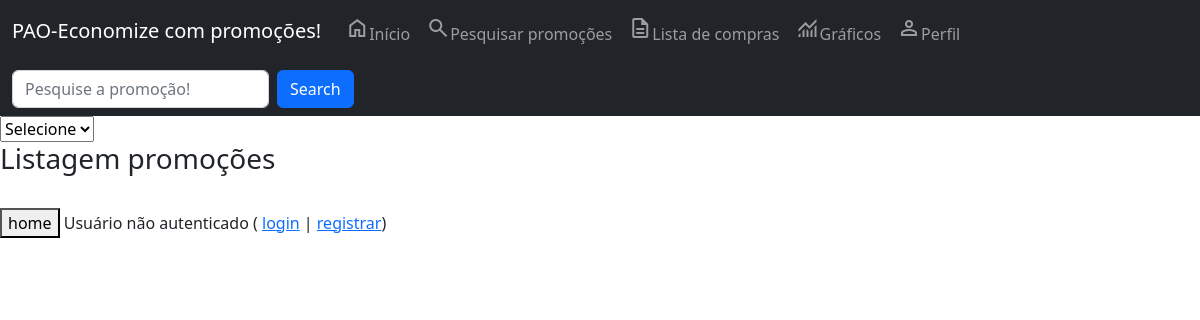
The page /listagem-promocoes/ on the database as committed earlier.
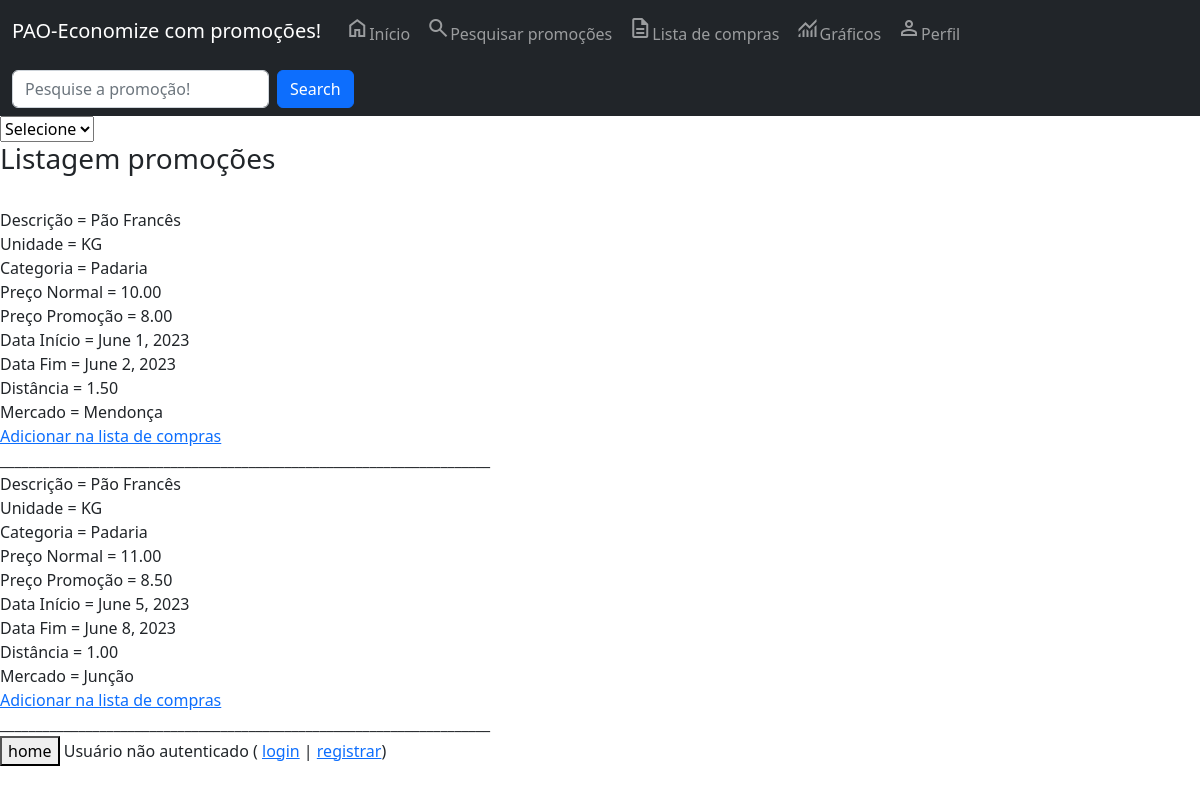
The same page on the database as committed later.
### core/models.py (models this page shows, shortened)
class Promocao(models.Model):
    descricao = models.CharField(max_length=150, blank=True, null=True, verbose_name='Descricao')
    unidade = models.CharField(max_length=20, blank=True, null=True, verbose_name='Unidade')
    categoria = models.CharField(max_length=100,choices=CATEGORIAS_CHOICES, blank=True, null=True, verbose_name='Categoria')
    preco_normal = models.DecimalField(max_digits=10, decimal_places=2, verbose_name='Preço normal')
    preco_promocao = models.DecimalField(max_digits=10, decimal_places=2, verbose_name='Preço')
    data_inicio = models.DateField(auto_now=False, verbose_name='Inicio')
    data_fim = models.DateField(auto_now=False, verbose_name='Fim')
    distancia = models.DecimalField(max_digits=10, decimal_places=2, verbose_name='Distância')
    mercado = models.ForeignKey(Mercado, on_delete=models.CASCADE, verbose_name='Mercado')
    class Meta:
        verbose_name_plural = 'Promoções'

class Mercado(models.Model):
    razao_social = models.CharField(max_length=100, verbose_name='Razão Social')
    cnpj = models.CharField(max_length=20, verbose_name='CNPJ')
    endereco = models.OneToOneField(Endereco, blank=True, null=True, on_delete=models.CASCADE, verbose_name='Endereço')
    class Meta:
        verbose_name_plural = 'Mercado'

### core/views.py (the view)
# urls.py: path('listagem-promocoes/', listar_promocoes, name='url_listagem_promocoes'),
def listar_promocoes(request):
    if request.POST and request.POST['input_promocao']:
        dados = Promocao.objects.filter(descricao__contains=request.POST['input_promocao'])
    else:
        dados = Promocao.objects.all()
    contexto = {'dados': dados}
    return render(request, 'core/listagem_promocoes.html', contexto)

### core/templates/core/listagem_promocoes.html (shortened to what this page needs)
{% extends 'base.html' %}
{% load static %}
{% block main %}
<nav class="navbar navbar-expand-sm navbar-dark bg-dark">
    <div class="container-fluid">
        <div class="" id="mynavbar" >
            <form class="d-flex" method="post">
                <input class="form-control me-2" name="input_promocao" type="text" placeholder="Pesquise a promoção!">
                <button class="btn btn-primary" type="submit" >Search</button>
            </form>
        </div>
    </div>
</nav>
<select name="select_categoria" id="id_categoria">
  <option value="" disabled selected>Selecione</option>
</select>
<h3>Listagem promoções</h3> <br>
{% for i in dados %}
Descrição = {% if i.descricao %} {{ i.descricao }} {% endif %} <br>
Unidade = {% if i.unidade %} {{ i.unidade }} {% endif %} <br>
Categoria = {% if i.categoria %} {{ i.categoria }} {% endif %} <br>
Preço Normal = {% if i.preco_normal %} {{ i.preco_normal }} {% endif %} <br>
Preço Promoção = {% if i.preco_promocao %} {{ i.preco_promocao }} {% endif %} <br>
Data Início = {% if i.data_inicio %} {{ i.data_inicio }} {% endif %} <br>
Data Fim = {% if i.data_fim %} {{ i.data_fim }} {% endif %} <br>
Distância = {% if i.distancia %} {{ i.distancia }} {% endif %} <br>
Mercado = {% if i.mercado.razao_social %} {{ i.mercado.razao_social }} {% endif %} <br>
<a href="{% url 'url_adicionar_item' i.id %}">Adicionar na lista de compras</a><br>
_____________________________________________________________________<br>
{% endfor %}
<button onclick="window.location.href='/'">home</button>
{% endblock %}

Rows that differ between the two databases and show on the page:
added Promocao: descricao "Pão Francês", unidade "KG", categoria "Padaria", preco_normal "10.00", preco_promocao "8.00", data_inicio "June 1, 2023", data_fim "June 2, 2023", distancia "1.50", mercado.razao_social "Mendonça"
added Promocao: descricao "Pão Francês", unidade "KG", categoria "Padaria", preco_normal "11.00", preco_promocao "8.50", data_inicio "June 5, 2023", data_fim "June 8, 2023", distancia "1.00", mercado.razao_social "Junção"
